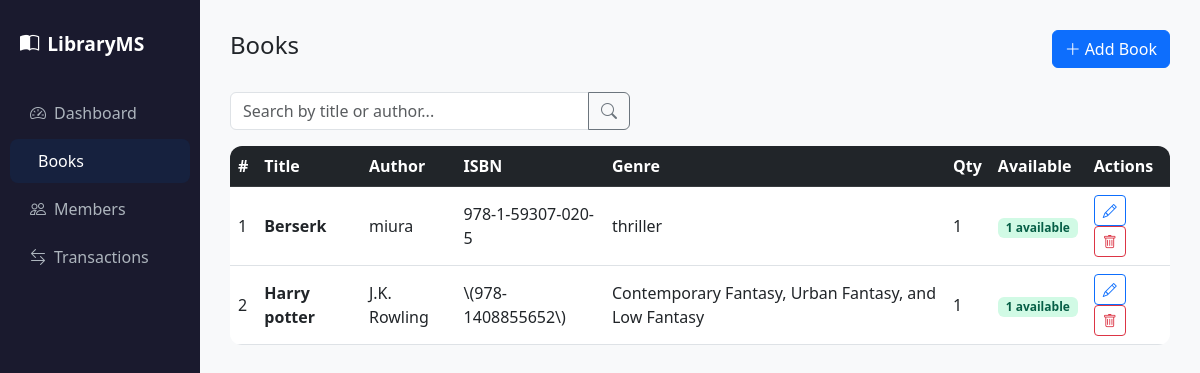
/books/, run on an earlier commit of the app's database.
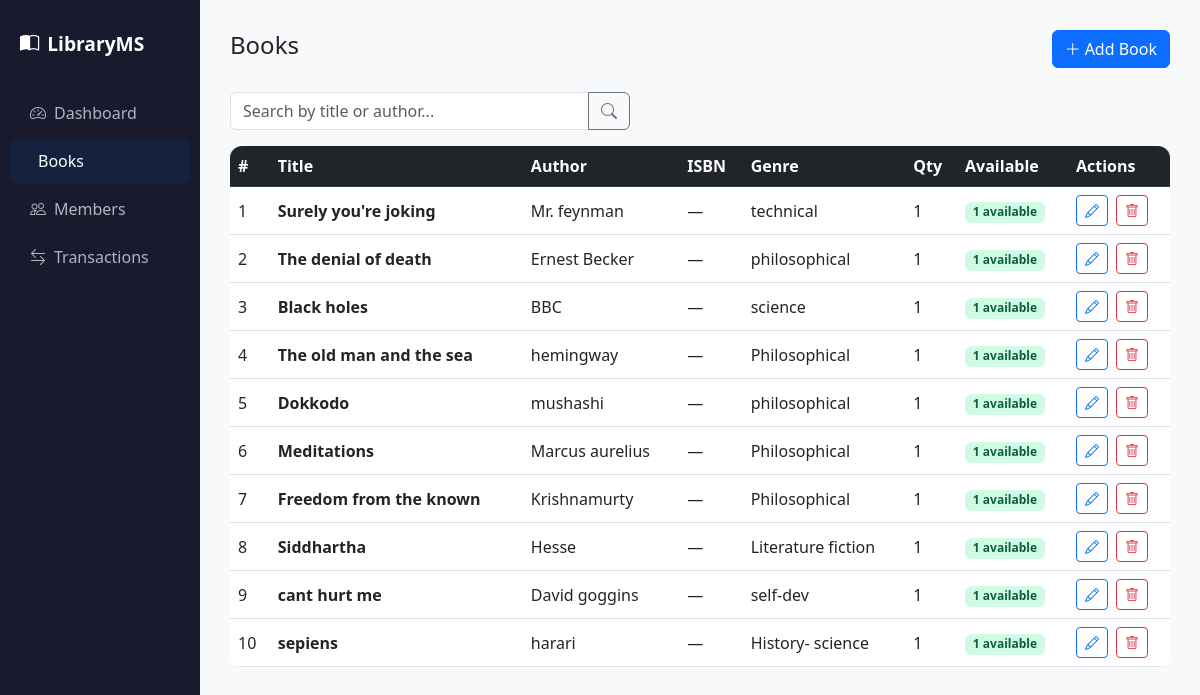
And on a later commit of the database.
### models.py (models this page shows, shortened)
class Book(db.Model):
    __tablename__ = 'books'
    id          = db.Column(db.Integer, primary_key=True)
    title       = db.Column(db.String(200), nullable=False)
    author      = db.Column(db.String(100), nullable=False)
    isbn        = db.Column(db.String(20), unique=True, nullable=True)
    genre       = db.Column(db.String(50), nullable=True)
    quantity    = db.Column(db.Integer, default=1)
    available   = db.Column(db.Integer, default=1)
    added_on    = db.Column(db.DateTime, default=datetime.utcnow)
    transactions = db.relationship('Transaction', backref='book', lazy=True)

### routes/books.py (the view)
@books_bp.route('/')
def list_books():
    query = request.args.get('q', '')
    if query:
        books = Book.query.filter(
            Book.title.ilike(f'%{query}%') |
            Book.author.ilike(f'%{query}%')
        ).all()
    else:
        books = Book.query.all()
    return render_template('books/list.html', books=books, query=query)

### templates/books/list.html
{% extends 'base.html' %}
{% block content %}
<div class="d-flex justify-content-between align-items-center mb-4">
  <h4>Books</h4>
  <a href="{{ url_for('books.add_book') }}" class="btn btn-primary"><i class="bi bi-plus-lg me-1"></i>Add Book</a>
</div>
<form class="mb-3" method="GET">
  <div class="input-group" style="max-width:400px">
    <input type="text" class="form-control" name="q" value="{{ query }}" placeholder="Search by title or author...">
    <button class="btn btn-outline-secondary" type="submit"><i class="bi bi-search"></i></button>
  </div>
</form>
<div class="table-responsive">
  <table class="table table-hover align-middle">
    <thead class="table-dark">
      <tr>
        <th>#</th><th>Title</th><th>Author</th><th>ISBN</th><th>Genre</th><th>Qty</th><th>Available</th><th>Actions</th>
      </tr>
    </thead>
    <tbody>
      {% for book in books %}
      <tr>
        <td>{{ book.id }}</td>
        <td><strong>{{ book.title }}</strong></td>
        <td>{{ book.author }}</td>
        <td>{{ book.isbn or '—' }}</td>
        <td>{{ book.genre or '—' }}</td>
        <td>{{ book.quantity }}</td>
        <td>
          <span class="badge {{ 'badge-available' if book.available > 0 else 'badge-unavailable' }}">
            {{ book.available }} available
          </span>
        </td>
        <td>
          <a href="{{ url_for('books.edit_book', id=book.id) }}" class="btn btn-sm btn-outline-primary me-1">
            <i class="bi bi-pencil"></i>
          </a>
          <a href="{{ url_for('books.delete_book', id=book.id) }}" class="btn btn-sm btn-outline-danger"
             onclick="return confirm('Delete this book?')">
            <i class="bi bi-trash"></i>
          </a>
        </td>
      </tr>
      {% else %}
      <tr><td colspan="8" class="text-center text-muted py-4">No books found.</td></tr>
      {% endfor %}
    </tbody>
  </table>
</div>
{% endblock %}

### templates/base.html (shortened to what this page needs)
<!DOCTYPE html>
<html lang="en">
<head>
  <link href="https://cdn.jsdelivr.net/npm/bootstrap@5.3.0/dist/css/bootstrap.min.css" rel="stylesheet">
  <link href="https://cdn.jsdelivr.net/npm/bootstrap-icons@1.10.5/font/bootstrap-icons.css" rel="stylesheet">
</head>
<body>
<div class="d-flex">
  <div class="sidebar col-md-2">
    <div class="brand"><i class="bi bi-book-half me-2"></i>LibraryMS</div>
    <nav class="nav flex-column">
      <a class="nav-link {% if request.endpoint == 'index' %}active{% endif %}" href="{{ url_for('index') }}">
        <i class="bi bi-speedometer2 me-2"></i>Dashboard
      </a>
      <a class="nav-link {% if 'books' in request.endpoint %}active{% endif %}" href="{{ url_for('books.list_books') }}">
        Books
      </a>
      <a class="nav-link {% if 'members' in request.endpoint %}active{% endif %}" href="{{ url_for('members.list_members') }}">
        <i class="bi bi-people me-2"></i>Members
      </a>
      <a class="nav-link {% if 'transactions' in request.endpoint %}active{% endif %}" href="{{ url_for('transactions.list_transactions') }}">
        <i class="bi bi-arrow-left-right me-2"></i>Transactions
      </a>
    </nav>
  </div>
  <div class="col-md-10 main-content">
    {% block content %}{% endblock %}
  </div>
</div>
</body>
</html>

### templates/base.html (style rules this page uses)
body { background: #f8f9fa; }
.sidebar { min-height: 100vh; background: #1a1a2e; padding-top: 20px; }
.sidebar .nav-link { color: #adb5bd; padding: 10px 20px; border-radius: 8px; margin: 2px 10px; }
.sidebar .nav-link:hover, .sidebar .nav-link.active { background: #16213e; color: #fff; }
.sidebar .brand { color: #fff; font-size: 1.2rem; font-weight: 600; padding: 10px 20px 30px; }
.main-content { padding: 30px; }
.table { background: white; border-radius: 12px; overflow: hidden; }
.badge-available { background: #d1fae5; color: #065f46; }

What changed in the data, as far as the page shows it:
changed Book id 1: title "Berserk" → "Surely you're joking"; author "miura" → "Mr. feynman"; isbn "978-1-59307-020-5" → "—"; genre "thriller" → "technical"
changed Book id 2: title "Harry potter" → "The denial of death"; author "J.K. Rowling" → "Ernest Becker"; isbn "\\(978-1408855652\\)" → "—"; genre "Contemporary Fantasy, Urban Fantasy, and Low Fantasy" → "philosophical"
added Book: id "3", title "Black holes", author "BBC", isbn "—", genre "science", quantity "1", available "1"
added Book: id "4", title "The old man and the sea", author "hemingway", isbn "—", genre "Philosophical", quantity "1", available "1"
added Book: id "5", title "Dokkodo", author "mushashi", isbn "—", genre "philosophical", quantity "1", available "1"
added Book: id "6", title "Meditations", author "Marcus aurelius", isbn "—", genre "Philosophical", quantity "1", available "1"
added Book: id "7", title "Freedom from the known", author "Krishnamurty", isbn "—", genre "Philosophical", quantity "1", available "1"
added Book: id "8", title "Siddhartha", author "Hesse", isbn "—", genre "Literature fiction", quantity "1", available "1"
added Book: id "9", title "cant hurt me", author "David goggins", isbn "—", genre "self-dev", quantity "1", available "1"
added Book: id "10", title "sepiens", author "harari", isbn "—", genre "History- science", quantity "1", available "1"
